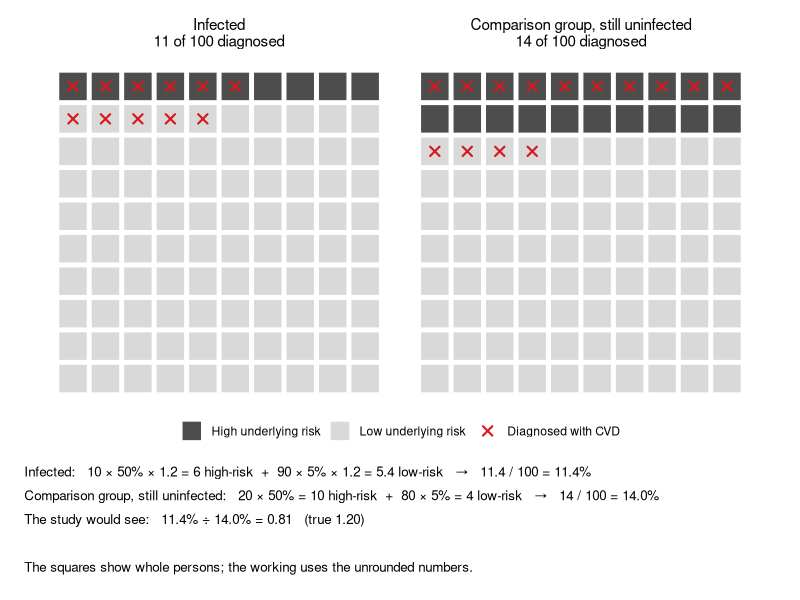
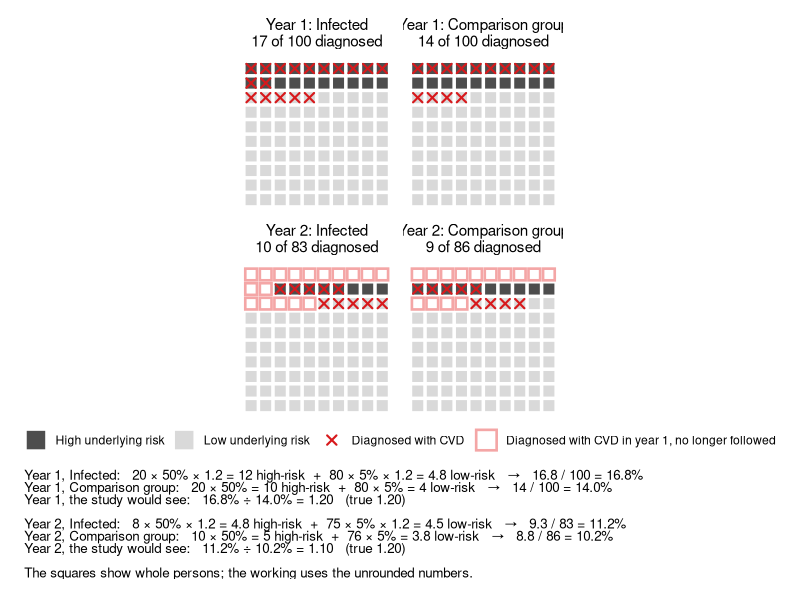
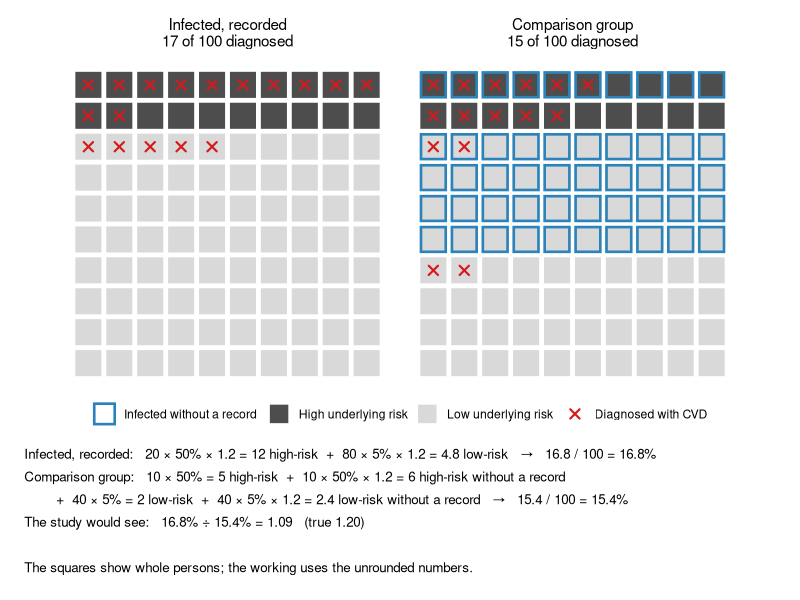
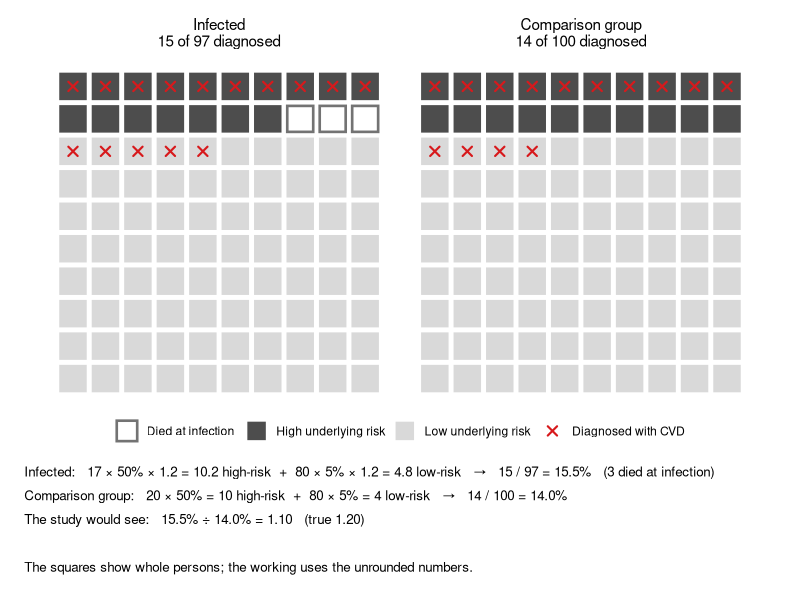

R code for these plots, in order:
# Illustrates, with 100 persons per group, how each source of bias moves a
# ratio of risks. The numbers are illustrative: they show the mechanism, and
# are not simulation output. In every example infection multiplies each
# person's risk of a CVD diagnosis by 1.2. Over the follow-up (each year, in
# the depletion example), a high-risk person has a 50% risk and a low-risk
# person a 5% risk. Diagnoses per subgroup are those risks summed and rounded,
# halves up. Each figure shows the persons as squares, and the working under
# them.
#
# It draws figures/illustration_avoidance.png, _depletion, _unrecorded and
# _deaths.
#
# Needs R 4.6 with data.table, ggplot2, patchwork and knitr.
# Run it from the repository root with: Rscript Illustrations.R

library(data.table)
library(ggplot2)

# CFG ====
ILL <- list()
ILL$hr <- 1.2
ILL$risk <- c(high = 0.5, low = 0.05)
P <- c(
  avo = "Higher-risk persons avoid infection",
  dep = "Depletion of susceptibles",
  unr = "Unrecorded infections",
  dai = "Deaths at infection"
)

# PART 1 -- DATA CREATION ====
# One group at one stage: n_high and n_low persons, with or without
# infection. unrec of them are infected without a record, split over high and
# low risk in proportion. died high-risk persons die at infection before any
# diagnosis. Diagnoses: the expected number per subgroup of risk and
# unrecorded infection, rounded halves up, given to the first living persons
# of the subgroup.
group <- function(
  panel,
  stage,
  label,
  infected,
  n_high,
  n_low,
  unrec = 0L,
  died = 0L
) {
  d <- data.table(risk = rep(c("high", "low"), c(n_high, n_low)))
  d[, id := .I]
  u_high <- round(unrec * n_high / (n_high + n_low))
  d[,
    unrec := (risk == "high" & id <= u_high) |
      (risk == "low" & id > n_high & id <= n_high + unrec - u_high)
  ]
  d[, died := risk == "high" & id > n_high - died]
  d[, infected := infected | unrec]
  d[, p := ILL$risk[risk] * fifelse(infected, ILL$hr, 1)]
  d[died == TRUE, p := 0]
  dx_n <- d[died == FALSE, .(n = floor(sum(p) + 0.5)), by = .(risk, unrec)]
  d[, dx := FALSE]
  for (i in seq_len(nrow(dx_n))) {
    ids <- d[
      risk == dx_n$risk[i] & unrec == dx_n$unrec[i] & died == FALSE,
      head(id, dx_n$n[i])
    ]
    d[ids, dx := TRUE]
  }
  d[, removed := FALSE]
  d[, `:=`(
    panel = panel,
    stage = stage,
    label = label,
    row = 10L - (id - 1L) %/% 10L,
    col = (id - 1L) %% 10L + 1L
  )]
  return(d[])
}
# Depletion: year 1 with all 100 persons, then year 2 in the same positions.
# The persons diagnosed in year 1 are removed: they are no longer free of
# CVD. The year-2 diagnoses go to the first persons still followed in each
# risk group.
depletion <- function(label, infected) {
  y1 <- group(P["dep"], "Year 1", label, infected, 20L, 80L)
  y2 <- copy(y1)[, `:=`(stage = "Year 2", removed = dx, dx = FALSE)]
  for (r in c("high", "low")) {
    ids <- y2[risk == r & removed == FALSE, id]
    y2[head(ids, floor(sum(y2[ids, p]) + 0.5)), dx := TRUE]
  }
  return(rbind(y1, y2))
}
d <- rbind(
  group(P["avo"], "", "Infected", TRUE, 10L, 90L),
  group(P["avo"], "", "Comparison group, still uninfected", FALSE, 20L, 80L),
  depletion("Infected", TRUE),
  depletion("Comparison group", FALSE),
  group(P["unr"], "", "Infected, recorded", TRUE, 20L, 80L),
  group(P["unr"], "", "Comparison group", FALSE, 20L, 80L, unrec = 50L),
  group(P["dai"], "", "Infected", TRUE, 20L, 80L, died = 3L),
  group(P["dai"], "", "Comparison group", FALSE, 20L, 80L)
)
d[, exposed := label %like% "^Infected"]

# PART 2 -- ANALYSIS ====
# Per group and stage: persons at risk (those who did not die at infection
# and were not removed after a diagnosis in year 1) and diagnoses. The ratio
# of risks, infected against comparison, per stage.
# ex: the expected diagnoses, unrounded. The squares show the rounded
# diagnoses dx; the working and the ratio use ex. In the depletion example
# the persons removed after year 1 are whole persons, so rounding still moves
# the year-2 ratio slightly.
tab <- d[,
  .(n = sum(!died & !removed), dx = sum(dx), ex = sum(p[!died & !removed]), died = sum(died)),
  keyby = .(panel, stage, label, exposed)
]
ratio <- tab[,
  .(seen = (ex[exposed] / n[exposed]) / (ex[!exposed] / n[!exposed])),
  keyby = .(panel, stage)
]
# The working per subgroup of risk and unrecorded infection.
cells <- d[
  died == FALSE & removed == FALSE,
  .(n = .N, p = p[1], expected = sum(p), dx = sum(dx), infected = infected[1]),
  keyby = .(panel, stage, label, exposed, risk, unrec)
]
pc <- function(x) sprintf("%.0f%%", 100 * x)
# A count without decimals when it is whole, else with one.
num <- function(x) if (abs(x - round(x)) < 1e-9) sprintf("%d", round(x)) else sprintf("%.1f", x)
term <- function(n, r, infected, expected, dx) {
  return(sprintf(
    "%d × %s%s = %s",
    n,
    pc(ILL$risk[[r]]),
    if (infected) sprintf(" × %.1f", ILL$hr) else "",
    num(expected)
  ))
}
# The lines of working under each figure: one per group and stage, then the
# ratio of each stage.
working <- function(k) {
  out <- character(0)
  for (sg in unique(tab[panel == P[k], stage])) {
    for (g in tab[panel == P[k] & stage == sg][order(-exposed), label]) {
      cl <- cells[panel == P[k] & stage == sg & label == g]
      parts <- vapply(
        seq_len(nrow(cl)),
        function(i) {
          sprintf(
            "%s %s%s",
            term(cl$n[i], cl$risk[i], cl$infected[i], cl$expected[i], cl$dx[i]),
            if (cl$risk[i] == "high") "high-risk" else "low-risk",
            if (cl$unrec[i]) " without a record" else ""
          )
        },
        character(1)
      )
      tb <- tab[panel == P[k] & stage == sg & label == g]
      # More than two terms go on a second, indented line.
      first <- head(parts, 2L)
      rest <- tail(parts, -2L)
      tail_txt <- sprintf(
        "   →   %s / %d = %.1f%%%s",
        num(tb$ex),
        tb$n,
        100 * tb$ex / tb$n,
        if (tb$died > 0) sprintf("   (%d died at infection)", tb$died) else ""
      )
      head_txt <- sprintf(
        "%s%s:   %s",
        if (sg == "") "" else paste0(sg, ", "),
        g,
        paste(first, collapse = "  +  ")
      )
      if (length(rest) == 0L) {
        out <- c(out, paste0(head_txt, tail_txt))
      } else {
        out <- c(
          out,
          head_txt,
          paste0("        +  ", paste(rest, collapse = "  +  "), tail_txt)
        )
      }
    }
    ti <- tab[panel == P[k] & stage == sg & exposed == TRUE]
    tc <- tab[panel == P[k] & stage == sg & exposed == FALSE]
    out <- c(
      out,
      sprintf(
        "%s:   %.1f%% ÷ %.1f%% = %.2f   (true %.2f)",
        if (sg == "") {
          "The study would see"
        } else {
          paste0(sg, ", the study would see")
        },
        100 * ti$ex / ti$n,
        100 * tc$ex / tc$n,
        ratio[panel == P[k] & stage == sg, seen],
        ILL$hr
      ),
      ""
    )
  }
  return(c(head(out, -1L), "", "The squares show whole persons; the working uses the unrounded numbers."))
}

# PART 3 -- OUTPUT ====
print(knitr::kable(tab, format = "pipe"))
print(knitr::kable(ratio, format = "pipe", digits = 2))
dir.create("results", showWarnings = FALSE)
saveRDS(
  list(tab = tab, ratio = ratio, cells = cells, cfg = ILL),
  "results/illustrations.rds"
)

FILL <- c(
  "High underlying risk" = "#4d4d4d",
  "Low underlying risk" = "#d9d9d9",
  "Died at infection" = "white",
  "Removed" = "white"
)
EDGE_COL <- c(
  "Infected without a record" = "#2b83ba",
  "Died at infection" = "grey45",
  "Diagnosed with CVD in year 1, no longer followed" = "#f4a6a6"
)
FILES <- c(
  avo = "avoidance",
  dep = "depletion",
  unr = "unrecorded",
  dai = "deaths"
)
d[
  tab,
  on = .(panel, stage, label),
  strip := sprintf(
    "%s%s\n%d of %d diagnosed",
    fifelse(stage == "", "", paste0(stage, ": ")),
    label,
    i.dx,
    i.n
  )
]
d[,
  status := fcase(
    died , "Died at infection" , removed , "Removed" , risk == "high" , "High underlying risk" ,
    default = "Low underlying risk"
  )
]
d[,
  edge := fcase(
    unrec , "Infected without a record" , died , "Died at infection" , removed , "Diagnosed with CVD in year 1, no longer followed" ,
    default = NA_character_
  )
]
for (k in names(P)) {
  x <- d[panel == P[k]]
  x[, strip := factor(strip, levels = unique(x[order(stage, -exposed), strip]))]
  q <- ggplot(x, aes(col, row))
  q <- q +
    geom_tile(
      aes(fill = status),
      colour = "white",
      linewidth = 0.8,
      width = 0.92,
      height = 0.92
    )
  if (any(!is.na(x$edge))) {
    q <- q +
      geom_tile(
        data = x[!is.na(edge)],
        aes(colour = edge),
        fill = NA,
        linewidth = 0.9,
        width = 0.8,
        height = 0.8
      )
    q <- q +
      scale_colour_manual(
        NULL,
        values = EDGE_COL[unique(x[!is.na(edge), edge])]
      )
  }
  q <- q +
    geom_point(
      data = x[dx == TRUE],
      aes(shape = "Diagnosed with CVD"),
      size = 2.4,
      stroke = 1.1,
      colour = "#d7191c"
    )
  q <- q +
    scale_fill_manual(
      NULL,
      values = FILL,
      breaks = setdiff(
        names(FILL)[names(FILL) %in% x$status],
        c("Died at infection", "Removed")
      )
    )
  q <- q + scale_shape_manual(NULL, values = 4)
  q <- q + scale_y_continuous(limits = c(0.5, 10.5))
  q <- q + facet_wrap(~strip, ncol = 2)
  q <- q + coord_equal()
  q <- q +
    theme_void(base_size = 11) +
    theme(
      legend.position = "bottom",
      strip.text = element_text(size = 11, margin = margin(b = 4)),
      plot.margin = margin(6, 6, 6, 6)
    )
  # The working, as lines of text in a white space under the squares.
  w <- working(k)
  tx <- ggplot() +
    annotate(
      "text",
      x = 0,
      y = rev(seq_along(w)),
      label = w,
      hjust = 0,
      size = 3.4
    ) +
    scale_x_continuous(limits = c(0, 1), expand = c(0, 0)) +
    scale_y_continuous(limits = c(0.5, length(w) + 0.5), expand = c(0, 0)) +
    theme_void() +
    theme(plot.margin = margin(6, 12, 10, 12))
  n_rows <- length(unique(x$stage))
  qq <- patchwork::wrap_plots(
    q,
    tx,
    ncol = 1,
    heights = c(n_rows * 105, 7 * length(w))
  )
  ggsave(
    sprintf("figures/illustration_%s.png", FILES[[k]]),
    qq,
    width = 240,
    height = 105 * n_rows + 30 + 7 * length(w),
    units = "mm",
    dpi = 170,
    bg = "white"
  )
}
